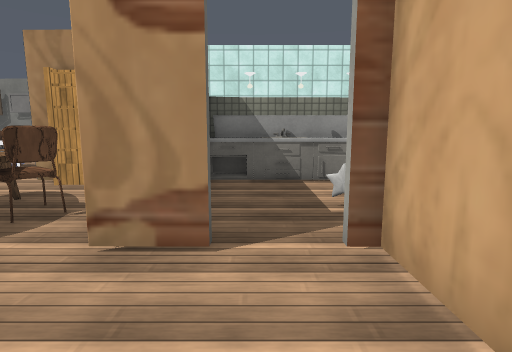
View 1 (above)

16 first-person views from a walk through a 3-D level made in the Unity game engine. The camera is 1.2 m above the floor, tilts 8° down and sees 80° across. The floor is counted in squares, 1 m on a side. Each view is taken from the middle of a square. On the plan, view 1 faces up. The plan holds only what a view shows up to about 13 squares ahead; the rest is blank. The place goes on beyond the plan. Some surface patterns are stand-ins.

View 2
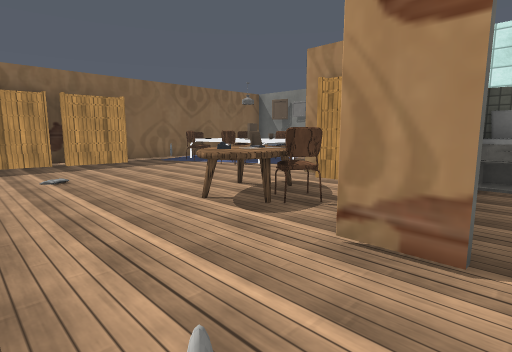

View 3
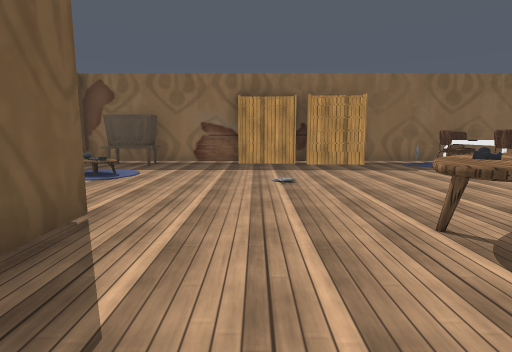

View 4
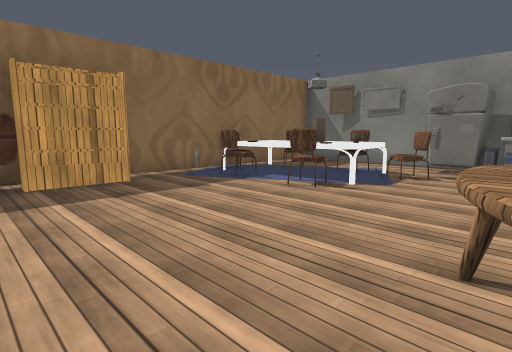

View 5
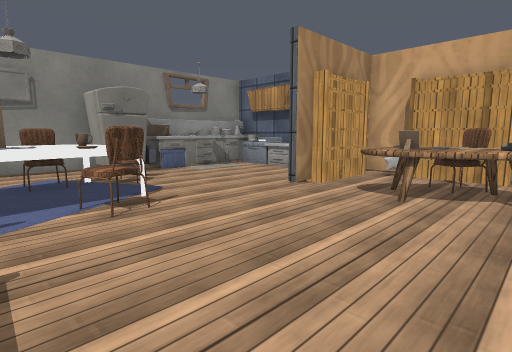

View 6
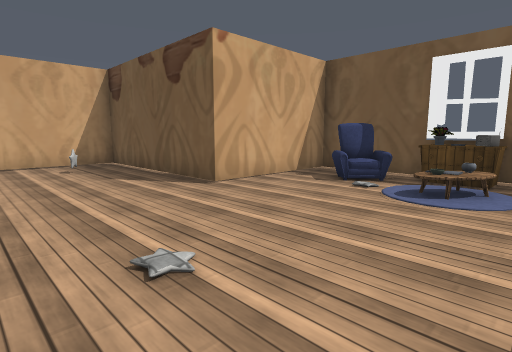

View 7
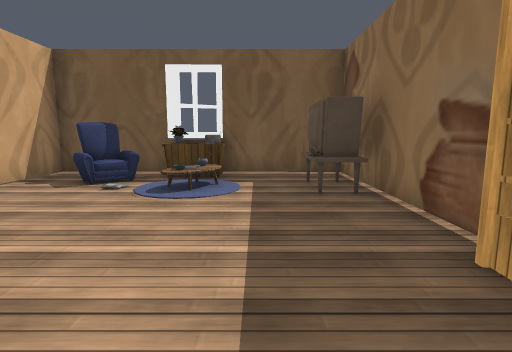

View 8
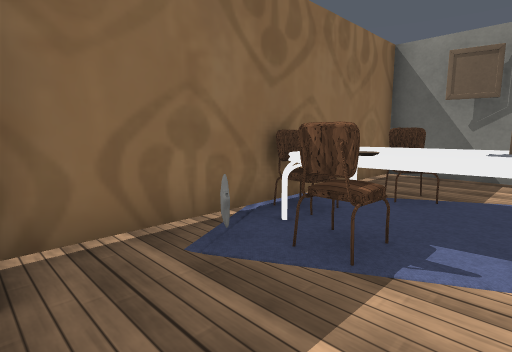

View 9
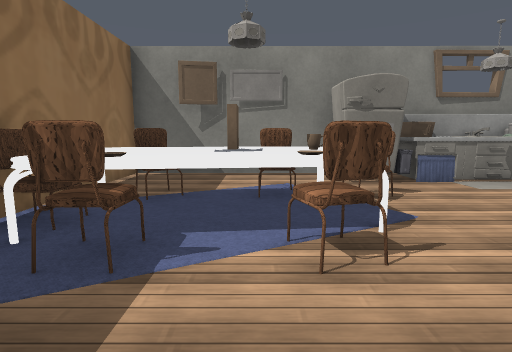

View 10
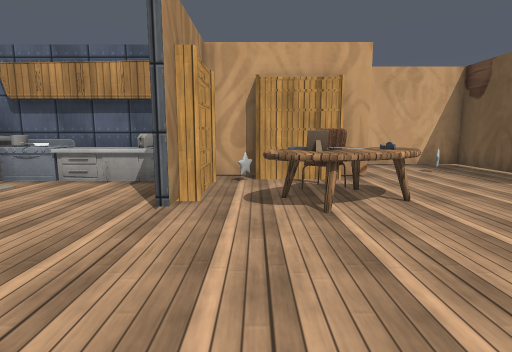

View 11
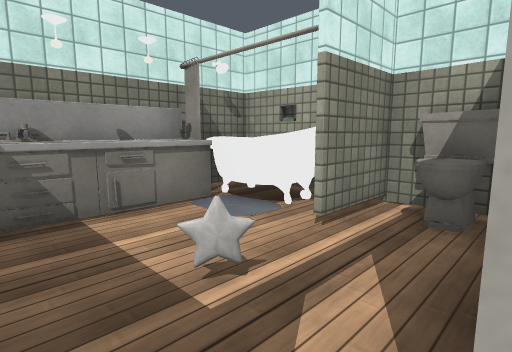

View 12
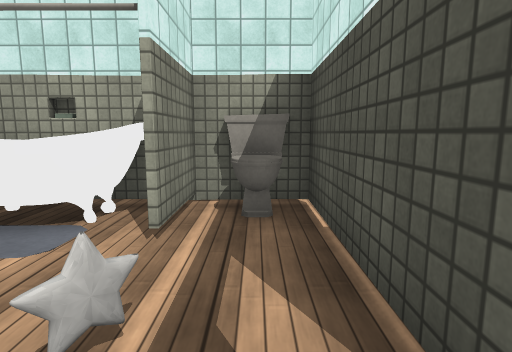

View 13
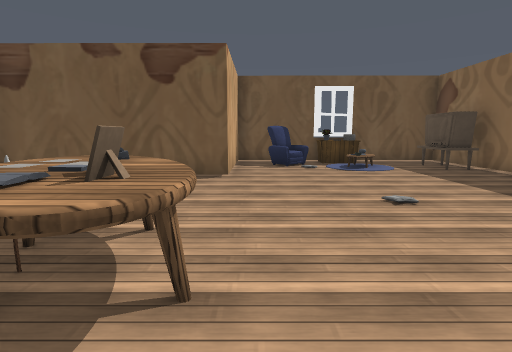

View 14
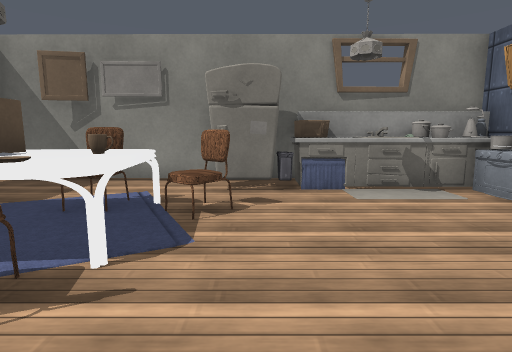

View 15
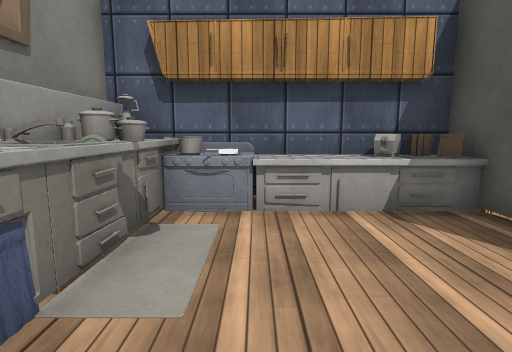

View 16
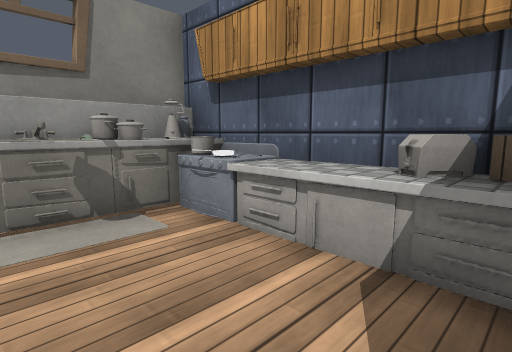

### Floor plan
Points are (right, up) in squares from view 1. A wall is a line through its corners. A room is listed if a view was taken in it or the views show most of it. See-through windows are left out.
Room 1 (views 1, 2, 3, 4, 5, 6, 7, 8, 9, 10, 11, 12, 13, 14, 15, 16)
walls: (-0.4, 3) (-1.7, 3) (-1.7, 3.8); (1, 3.1) (5.2, 3.1) (5.2, 5) (3.2, 5.1); (-13.5, 3.2) (-13.5, 2.6); (-13.4, 8.5) (-13.5, 5.2); (-5.9, 13.7) (-13.4, 13.7) (-13.4, 11.3); (-13.5, -0.2) (-13.5, -2.8); (-8.6, -6) (-5.3, -6) (-5.2, -1.4) (1.2, -1.4) (1.3, 2.9); (5.2, 7.4) (5.2, 8.6) (3.9, 8.6); (-13.5, -6) (-10.5, -6)
objects: other object (-14, 9) to (-14, 10); other object (-13, -5) to (-12, -3); other object (-13, 0) to (-13, 2); other object (-13, 4); other object (-13, 7); other object (-13, 9); other object (-13, 9) to (-10, 11); other object (-12, 8) to (-12, 9); other object (-12, 11); other object (-11, 8); other object (-10, -6) to (-10, -5); other object (-10, -4); other object (-10, 8) to (-9, 8); other object (-10, 11) to (-9, 11); other object (-10, 12) to (-9, 12); other object (-9, -6); other object (-9, -5); other object (-9, -4); other object (-9, 2); other object (-9, 9); other object (-9, 10); other object (-8, -5) to (-7, -4); other object (-8, -4); other object (-8, 10); other object (-8, 11); other object (-8, 12) to (-7, 13); other object (-6, 12); other object (-6, 13); other object (-5, 3) to (-4, 4); other object (-5, 5); other object (-5, 6) to (-4, 6); other object (-5, 7) to (-3, 7); other object (-5, 13); other object (-4, 5); other object (-4, 13); other object (-3, 4) to (-3, 5); other object (-3, 12); other object (-3, 13); other object (-2, 5); other object (-2, 6); other object (-2, 7); other object (-2, 8); other object (-2, 9); other object (-2, 10) to (-1, 10); other object (-2, 11) to (-1, 12); other object (-2, 12); other object (-2, 13); other object (-1, 0); other object (-1, 8) to (3, 9); other object (-1, 13); other object (1, 5); other object (3, 6) to (5, 8); other object (4, 4) to (5, 4); other object (5, 7)

Positions as (right, up) in squares from view 1, and headings:
1: (0, 0), facing up
2: (0, 0), facing up-left
3: (-1, 1), facing left
4: (-5, 2), facing up-left
5: (-11, 3), facing up-right
6: (-11, 3), facing down-right
7: (-11, 3), facing down
8: (-10, 5), facing up-left
9: (-10, 5), facing up
10: (-10, 6), facing right
11: (0, 3), facing up-right
12: (0, 4), facing right
13: (-6, 7), facing down
14: (-7, 6), facing up
15: (-7, 11), facing right
16: (-5, 8), facing up-right
